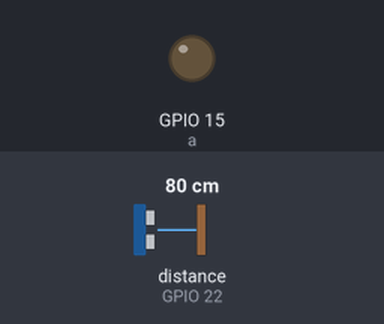
Simulated run of this sketch. Board: ESP32. On the bench: output pins drawn as LEDs (lit = HIGH). Wiring (inferred from the names in the program): ultrasonic range finder: trigger GPIO 23; echo GPIO 22. Inputs (shaded band) come from the test bench; at power-on: distance to the obstacle (sensor on GPIO 22) 80 cm. The echo pulse lasts 58.3 µs per cm; WiFi joins after 1.5 s; servers stay silent unless stated; uploads are accepted with an empty reply; pins used as bus, display or sensor lines are not drawn; what the sketch prints to the serial monitor is not drawn.

Above: at 0.0 s.
Timing chart, 0 to 3.8 s (numbered marks = the images above):
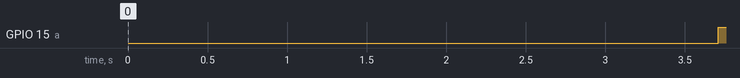

Measured:
- by itself, GPIO 15 (a): LOW → HIGH at 3.7 s

The sketch:

whatsapp_alert.ino
```cpp
#include<WiFi.h>
#include<HTTPClient.h>

int echopin= 22;//input
int trigerpin=23;//output
int a = 15;

HTTPClient http;

void setup() {
  Serial.begin(9600);

  pinMode(echopin,INPUT);
  pinMode(trigerpin,OUTPUT);
  pinMode(a,OUTPUT);

  connectToWiFi();

}

void loop() {

  water();
}


String water()
{
  // put your main code here, to run repeatedly:
  long distance;
  long duration;
  digitalWrite(trigerpin,LOW);
  delayMicroseconds(2);
  digitalWrite(trigerpin,HIGH);
  delayMicroseconds(10);
   digitalWrite(trigerpin,LOW);
  duration=pulseIn(echopin,HIGH);
  distance= duration*0.034/2;                           //(duration/2)/29.1;  //duration*0.034/2

    Serial.print("distance ");
    Serial.println(String(distance)+ "cm");

   int v = 100-((100/15)*distance);
   Serial.println("Percentage: "+String(v)+" %");
   send_data(String(v));

   if (distance<4)
      digitalWrite(a,0);
   else if(distance>11)
      digitalWrite(a,1);
    else
       Serial.print("");

    delay(50);


}

void send_data(String y)
{
//  https://blynk.cloud/external/api/update?token=IX6ng7gfTfq1ZQ-qoY0MpoP8xDId_t_O&v2=19
  String key = "IX6ng7gfTfq1ZQ-qoY0MpoP8xDId_t_O";
  String api = "https://blynk.cloud/external/api/update?token="+key+"&v3=";
//  String x = ntp_time();

  String newapi = api+String(y);
  http.begin(newapi); // calling the api
  int httpCode = http.GET();
  Serial.println("HTTPCODE: "+String(httpCode));


}

//*******connect to the WiFi*******
void connectToWiFi(){

    String ssid ="LIMITED2";
    String password = "123.ILUV";
    WiFi.mode(WIFI_OFF);        //Prevents reconnection issue (taking too long to connect)
    delay(1000);
    WiFi.mode(WIFI_STA);
    Serial.print("Connecting to ");
    Serial.println(ssid);
    WiFi.begin(ssid, password);


    while (WiFi.status() != WL_CONNECTED) {
      delay(500);
      Serial.print(".");
    }
    Serial.println("");
    Serial.println("Connected");


    Serial.print("IP address: ");
    Serial.println(WiFi.localIP());  //IP address assigned to your ESP

    delay(1000);
}
```
